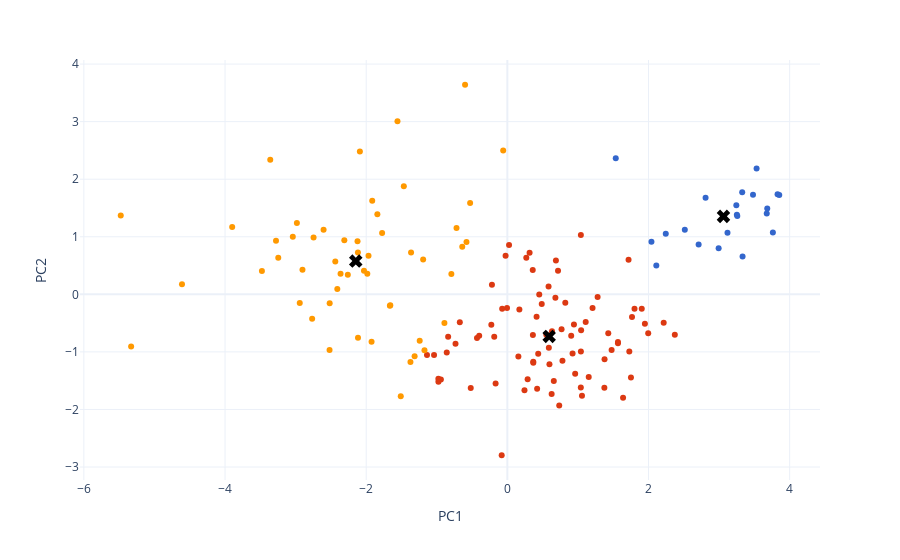

This figure's notebook cell:
### Markdown cell above
### Avec centroides

### Code cell
centroids_df = pd.DataFrame(centroids, columns=df_numeric.columns)

#replacer les centroides dans l'espace ACP
centroids_pca = pca.transform(centroids_df)

# Convertir en DataFrame pour manipulation
centroids_pca_df = pd.DataFrame(centroids_pca, columns=['PC1', 'PC2'])
centroids_pca_df['cluster'] = range(n_clusters)

#afficher
t.add_centroids(fig, centroids_pca_df)

### Figure 1 — Plotly figure (JSON) as saved in the notebook; plotly's stock layout.template omitted (floating-point values rounded to 4 significant figures)
{"data": [{"hovertemplate": "<b>%{hovertext}</b><br><br>cluster=2<br>PC1=%{x}<br>PC2=%{y}<extra></extra>", "hovertext": ["Finland", "Denmark", "Switzerland", "Iceland", "Norway", "Netherlands", "Sweden", "New Zealand", "Austria", "Luxembourg", "Canada", "Australia", "United Kingdom", "Ireland", "Germany", "United States", "United Arab Emirates", "Malta", "Singapore", "Uzbekistan", "Hong Kong S.A.R. of China"], "legendgroup": "2", "marker": {"color": "#3366CC", "symbol": "circle"}, "mode": "markers", "name": "2", "orientation": "v", "showlegend": true, "type": "scatter", "x": [3.762, 3.852, 3.675, 3.119, 3.828, 3.327, 3.48, 3.531, 2.993, 3.332, 3.252, 3.244, 2.808, 3.258, 2.71, 2.111, 2.245, 2.514, 3.682, 1.536, 2.042], "xaxis": "x", "y": [1.075, 1.726, 1.404, 1.068, 1.74, 1.774, 1.731, 2.188, 0.8003, 0.6568, 1.384, 1.549, 1.679, 1.362, 0.8668, 0.502, 1.05, 1.122, 1.49, 2.363, 0.9121], "yaxis": "y"}, {"hovertemplate": "<b>%{hovertext}</b><br><br>cluster=0<br>PC1=%{x}<br>PC2=%{y}<extra></extra>", "hovertext": ["Israel", "Costa Rica", "Czech Republic", "Belgium", "France", "Mexico", "Taiwan Province of China", "Uruguay", "Saudi Arabia", "Spain", "Guatemala", "Italy", "Brazil", "Slovenia", "El Salvador", "Kosovo", "Panama", "Slovakia", "Chile", "Bahrain", "Lithuania", "Trinidad and Tobago", "Poland", "Colombia", "Cyprus", "Nicaragua", "Romania", "Kuwait", "Mauritius", "Kazakhstan", "Estonia", "Philippines", "Hungary", "Thailand", "Argentina", "Honduras", "Latvia", "Ecuador", "Portugal", "Jamaica", "South Korea", "Japan", "Peru", "Serbia", "Bolivia", "Paraguay", "Dominican Republic", "Bosnia and Herzegovina", "Moldova", "Tajikistan", "Montenegro", "Russia", "Kyrgyzstan", "Belarus", "North Cyprus", "Greece", "Croatia", "Libya", "Mongolia", "Malaysia", "Vietnam", "Maldives", "Azerbaijan", "Macedonia", "Turkey", "China", "Turkmenistan", "Bulgaria", "Venezuela", "Algeria", "Albania", "Gabon", "South Africa", "Lebanon", "Armenia", "Jordan", "Namibia", "Ukraine", "Sri Lanka", "Botswana"], "legendgroup": "0", "marker": {"color": "#DC3912", "symbol": "circle"}, "mode": "markers", "name": "0", "orientation": "v", "showlegend": true, "type": "scatter", "x": [1.904, 1.949, 1.639, 2.215, 2.373, 1.042, 1.567, 1.801, 1.567, 1.728, 0.5839, 1.153, 0.9045, 1.996, 0.4141, 0.3149, 1.377, 1.041, 0.9237, 1.717, 1.057, 0.9434, 1.477, 0.7807, 1.11, 0.688, 0.6579, 1.43, 1.207, 1.045, 1.766, 0.4518, 0.7349, 1.041, 0.9606, 0.2682, 0.6275, 0.6324, 1.374, 0.5876, 0.5963, 1.751, 0.3674, 0.4371, -0.004597, 0.6807, 0.768, -0.2271, -0.4303, -0.02508, 0.1562, 0.2873, 0.02402, 0.3668, 1.279, -0.08039, 0.4219, 0.1702, -0.07343, 0.7178, 0.4871, 0.8208, 0.3618, -0.1859, -0.1665, 0.552, 0.3596, 0.2425, -0.5188, -0.9767, -0.6737, -0.9422, -0.8389, -0.9776, -0.7345, -0.3989, -1.039, -0.8588, -0.2184, -1.139], "xaxis": "x", "y": [-0.2496, -0.5097, -1.797, -0.4926, -0.7005, -0.9931, -0.8485, -0.2505, -0.8285, -0.9923, 0.1376, -1.437, -0.7185, -0.6769, -0.3909, 0.7216, -1.127, -1.62, -1.028, 0.6012, -1.761, -0.5249, -0.9694, -1.155, -0.4829, 0.5858, -1.506, -0.6765, -0.2387, -0.6239, -0.392, -0.002693, -1.932, 1.031, -1.382, 0.6347, -1.73, -0.6414, -1.624, -0.9289, -1.216, -1.446, -1.188, -1.034, -0.2374, -0.06147, -0.6072, -0.528, -0.7595, 0.6716, -1.08, -1.477, 0.8559, -1.173, -0.04557, -2.796, -1.642, -0.2635, -0.2515, 0.4088, -0.1682, -0.1469, -0.708, -0.7368, -1.551, -0.7037, 0.421, -1.666, -1.627, -1.519, -0.4848, -1.478, -0.7356, -1.468, -0.8589, -0.7214, -1.055, -1.01, 0.1665, -1.056], "yaxis": "y"}, {"hovertemplate": "<b>%{hovertext}</b><br><br>cluster=1<br>PC1=%{x}<br>PC2=%{y}<extra></extra>", "hovertext": ["Pakistan", "Indonesia", "Ivory Coast", "Benin", "Congo (Brazzaville)", "Ghana", "Nepal", "Morocco", "Cameroon", "Senegal", "Guinea", "Niger", "Laos", "Cambodia", "Bangladesh", "Iraq", "Burkina Faso", "Gambia", "Mali", "Nigeria", "Georgia", "Iran", "Mozambique", "Kenya", "Liberia", "Palestinian Territories", "Uganda", "Chad", "Tunisia", "Mauritania", "Congo (Kinshasa)", "Swaziland", "Myanmar", "Comoros", "Togo", "Ethiopia", "Madagascar", "Egypt", "Sierra Leone", "Burundi", "Zambia", "Haiti", "Lesotho", "India", "Malawi", "Yemen", "Tanzania", "Central African Republic", "Rwanda", "Zimbabwe", "South Sudan", "Afghanistan"], "legendgroup": "1", "marker": {"color": "#FF9900", "symbol": "circle"}, "mode": "markers", "name": "1", "orientation": "v", "showlegend": true, "type": "scatter", "x": [-1.193, -0.05897, -2.26, -2.746, -1.664, -1.364, -0.7204, -1.174, -1.984, -1.659, -2.31, -2.604, -0.5278, -0.5793, -0.6391, -1.242, -2.363, -2.089, -2.409, -2.032, -0.8918, -0.7934, -1.842, -1.467, -2.438, -1.373, -2.117, -3.478, -1.51, -2.116, -3.04, -1.924, -0.5994, -2.903, -3.246, -1.967, -2.941, -1.314, -3.278, -3.899, -2.123, -3.359, -2.766, -1.774, -2.982, -2.519, -1.915, -5.478, -1.557, -2.518, -4.61, -5.331], "xaxis": "x", "y": [0.6065, 2.499, 0.3385, 0.9886, -0.1978, 0.7251, 1.151, -0.9718, 0.3553, -0.1905, 0.9411, 1.122, 1.586, 0.911, 0.8246, -0.8079, 0.3594, 2.482, 0.09111, 0.4109, -0.5002, 0.351, 1.392, 1.876, 0.5708, -1.176, 0.7281, 0.4057, -1.77, -0.7561, 1.002, -0.8238, 3.641, 0.4255, 0.6337, 0.6719, -0.1515, -1.076, 0.929, 1.168, 0.923, 2.338, -0.4264, 1.064, 1.239, -0.9661, 1.626, 1.369, 3.007, -0.1554, 0.1766, -0.9055], "yaxis": "y"}, {"marker": {"color": "black", "size": 12, "symbol": "x"}, "mode": "markers", "name": "Centroïdes", "type": "scatter", "x": [0.5923, -2.148, 3.062], "y": [-0.7312, 0.5779, 1.354]}], "layout": {"legend": {"title": {"text": "cluster"}, "tracegroupgap": 0}, "margin": {"t": 60}, "showlegend": false, "xaxis": {"anchor": "y", "domain": [0, 1], "title": {"text": "PC1"}}, "yaxis": {"anchor": "x", "domain": [0, 1], "title": {"text": "PC2"}}}}
